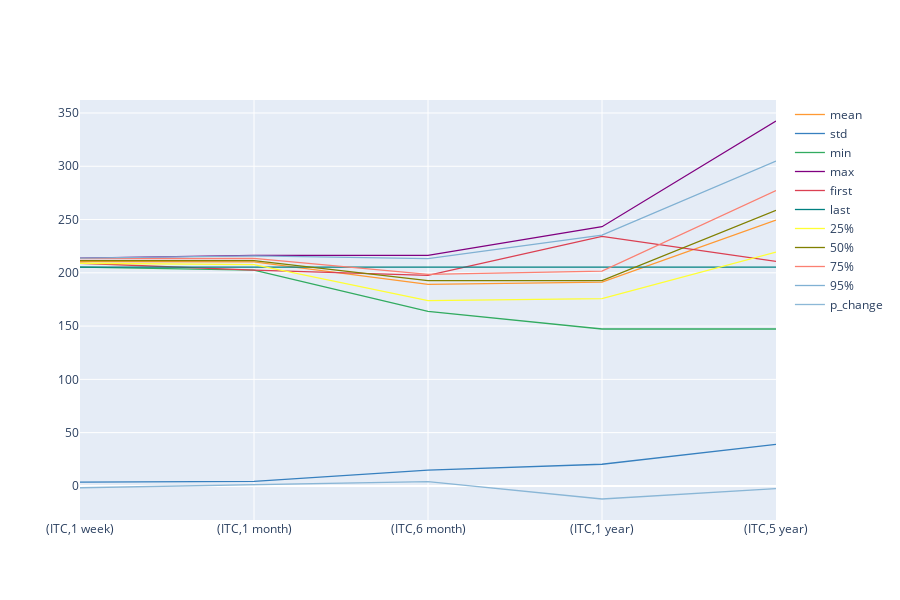

Notebook cell for this chart:
### Code cell
#history_data = load_price_history(['ITC'])[0].data
#show_reg_charts(history_data)
#get_summary_data(history_data)['c'].iplot(kind='line',layout={'height':600,'width':900},subplots=False)

### Figure 1 — Plotly figure (JSON) as saved in the notebook; plotly's stock layout.template omitted (floating-point values rounded to 4 significant figures)
{"data": [{"line": {"color": "rgba(255, 153, 51, 1.0)", "dash": "solid", "shape": "linear", "width": 1.3}, "mode": "lines", "name": "mean", "text": "", "type": "scatter", "x": ["(ITC,1 week)", "(ITC,1 month)", "(ITC,6 month)", "(ITC,1 year)", "(ITC,5 year)"], "y": [210.6, 210.3, 189.1, 191.3, 249.6]}, {"line": {"color": "rgba(55, 128, 191, 1.0)", "dash": "solid", "shape": "linear", "width": 1.3}, "mode": "lines", "name": "std", "text": "", "type": "scatter", "x": ["(ITC,1 week)", "(ITC,1 month)", "(ITC,6 month)", "(ITC,1 year)", "(ITC,5 year)"], "y": [3.49, 4.309, 14.75, 20.32, 38.96]}, {"line": {"color": "rgba(50, 171, 96, 1.0)", "dash": "solid", "shape": "linear", "width": 1.3}, "mode": "lines", "name": "min", "text": "", "type": "scatter", "x": ["(ITC,1 week)", "(ITC,1 month)", "(ITC,6 month)", "(ITC,1 year)", "(ITC,5 year)"], "y": [205.4, 202.4, 163.8, 147.2, 147.2]}, {"line": {"color": "rgba(128, 0, 128, 1.0)", "dash": "solid", "shape": "linear", "width": 1.3}, "mode": "lines", "name": "max", "text": "", "type": "scatter", "x": ["(ITC,1 week)", "(ITC,1 month)", "(ITC,6 month)", "(ITC,1 year)", "(ITC,5 year)"], "y": [213.8, 216.3, 216.3, 243.2, 342.5]}, {"line": {"color": "rgba(219, 64, 82, 1.0)", "dash": "solid", "shape": "linear", "width": 1.3}, "mode": "lines", "name": "first", "text": "", "type": "scatter", "x": ["(ITC,1 week)", "(ITC,1 month)", "(ITC,6 month)", "(ITC,1 year)", "(ITC,5 year)"], "y": [209, 202.4, 197.6, 234.2, 210.7]}, {"line": {"color": "rgba(0, 128, 128, 1.0)", "dash": "solid", "shape": "linear", "width": 1.3}, "mode": "lines", "name": "last", "text": "", "type": "scatter", "x": ["(ITC,1 week)", "(ITC,1 month)", "(ITC,6 month)", "(ITC,1 year)", "(ITC,5 year)"], "y": [205.4, 205.4, 205.4, 205.4, 205.4]}, {"line": {"color": "rgba(255, 255, 51, 1.0)", "dash": "solid", "shape": "linear", "width": 1.3}, "mode": "lines", "name": "25%", "text": "", "type": "scatter", "x": ["(ITC,1 week)", "(ITC,1 month)", "(ITC,6 month)", "(ITC,1 year)", "(ITC,5 year)"], "y": [209, 207.8, 173.9, 175.8, 219.4]}, {"line": {"color": "rgba(128, 128, 0, 1.0)", "dash": "solid", "shape": "linear", "width": 1.3}, "mode": "lines", "name": "50%", "text": "", "type": "scatter", "x": ["(ITC,1 week)", "(ITC,1 month)", "(ITC,6 month)", "(ITC,1 year)", "(ITC,5 year)"], "y": [211.4, 211.4, 192.7, 192.7, 258.7]}, {"line": {"color": "rgba(251, 128, 114, 1.0)", "dash": "solid", "shape": "linear", "width": 1.3}, "mode": "lines", "name": "75%", "text": "", "type": "scatter", "x": ["(ITC,1 week)", "(ITC,1 month)", "(ITC,6 month)", "(ITC,1 year)", "(ITC,5 year)"], "y": [213.4, 213.6, 198.4, 201.6, 277.2]}, {"line": {"color": "rgba(128, 177, 211, 1.0)", "dash": "solid", "shape": "linear", "width": 1.3}, "mode": "lines", "name": "95%", "text": "", "type": "scatter", "x": ["(ITC,1 week)", "(ITC,1 month)", "(ITC,6 month)", "(ITC,1 year)", "(ITC,5 year)"], "y": [213.8, 215.9, 213.3, 235.5, 304.9]}, {"line": {"color": "rgba(128, 177, 211, 0.8999999999999999)", "dash": "solid", "shape": "linear", "width": 1.3}, "mode": "lines", "name": "p_change", "text": "", "type": "scatter", "x": ["(ITC,1 week)", "(ITC,1 month)", "(ITC,6 month)", "(ITC,1 year)", "(ITC,5 year)"], "y": [-1.722, 1.457, 3.974, -12.3, -2.506]}], "layout": {"height": 600, "width": 900}}
